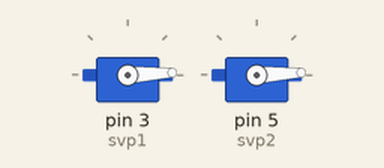
Bench run of a sketch on a simulated Arduino Uno, built with avr-gcc and run on an emulated ATmega328P. Shown: 2 × servo.

Above: at 0.05 s.
At 0.9 s:
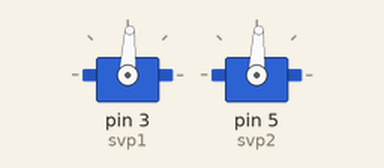
At 1.75 s:
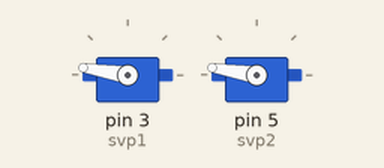
At 3.5 s:
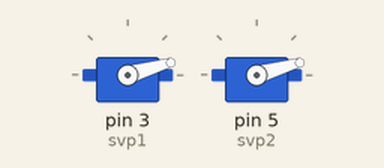
Timing chart, 0 to 8.4 s (numbered marks = the images above):
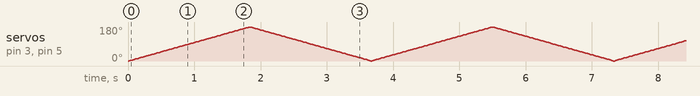

The sketch:

servo.ino
```cpp
#include <Servo.h>
int svp1=3;
int svp2=5;
Servo sv1;
Servo sv2;
void setup() {
  // put your setup code here, to run once:

sv1.attach(svp1);
sv2.attach(svp2);
}

void loop() {
  // put your main code here, to run repeatedly:
  for(int i=0;i<181;i++)
  {sv1.write(i);
   sv2.write(i);
  delay(10);}
  for(int i=180;i>0;i--)
  {sv1.write(i);
  sv2.write(i);
  delay(10);}


}
```
